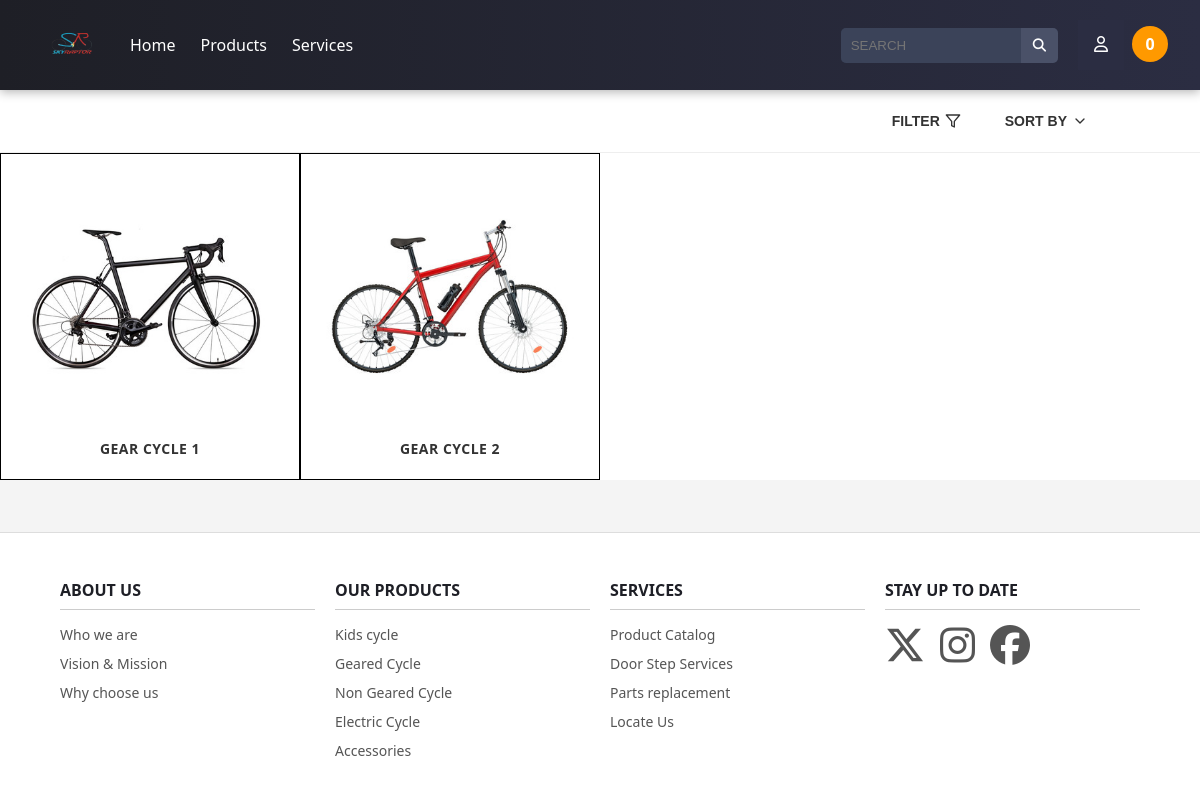
Screenshot of /category/Gear with the database file from the repository.
### skyraptor/models.py (models this page shows, shortened)
class Product(models.Model):
    name = models.CharField(max_length=255)
    description = models.TextField()
    price = models.DecimalField(max_digits=10, decimal_places=2)
    Category = models.ForeignKey(Category, on_delete=models.CASCADE, default=1)
    image = models.ImageField(upload_to='uploads/product/')

### skyraptor/views.py (the view)
# urls.py: path('category/<str:foo>', views.category, name='category'),
def category(request, foo):
    foo = foo.replace('-', ' ')
    try:
        category = Category.objects.get(name=foo)
        products = Product.objects.filter(Category=category)
        return render(request, 'html/category.html', {'products': products})
    except:
        messages.success(request, 'That category does not exist')
        return redirect('home')

### cart/cart.py (called while the page is built)
    def __len__(self):
        return len(self.cart)

### cart/context_processors.py (called while the page is built)
def cart(request):
    return {'cart': Cart(request)}

### skyraptor/templates/html/category.html (shortened to what this page needs)
{% load static %}
<!DOCTYPE html>
<html lang="en">
<head>
  <link rel="stylesheet" href="{% static 'css/category.css' %}">
</head>
<body>
  <nav class="main-nav">
    <div class="nav-left">
      <a href="#" class="logo">
        <img src="{% static 'img/logo.png' %}" alt="Logo" style="height: 50px; width: 65px">
      </a>
      <ul class="main-menu">
        <li><a href="{% url 'home' %}">Home</a></li>
        <li class="has-megamenu">
          <a href="{% url 'products' %}">Products</a>
        </li>
        <li class="has-megamenu">
          <a href="#">Services</a>
        </li>
      </ul>
    </div>
    <div class="nav-right">
      <form method="get" action="{% url 'products' %}">
        <div class="search-box">
          <input type="text" name="q" placeholder="SEARCH" value="{{ request.GET.q }}">
          <button type="submit">
            <i class="fa-solid fa-magnifying-glass"></i>
          </button>
        </div>
      </form>
      <div class="dropdown">
        <button class="dropbtn"><i class="fa-regular fa-user"></i></button>
      </div>
      <a href="{% url 'cart_summary' %}">
        <span class="cart-count" id="cart_quantity">{{ cart|length }}</span>
      </a>
    </div>
  </nav>
  <header class="product-header">
    <div class="product-controls">
      <button class="filter-button">
        FILTER
        <svg xmlns="http://www.w3.org/2000/svg" width="16" height="16" viewBox="0 0 24 24" fill="none"
          stroke="currentColor" stroke-width="2" stroke-linecap="round" stroke-linejoin="round">
          <polygon points="22 3 2 3 10 12.46 10 19 14 21 14 12.46 22 3"></polygon>
        </svg>
      </button>
      <button class="sort-button">
        SORT BY
        <svg xmlns="http://www.w3.org/2000/svg" width="16" height="16" viewBox="0 0 24 24" fill="none"
          stroke="currentColor" stroke-width="2" stroke-linecap="round" stroke-linejoin="round">
          <polyline points="6 9 12 15 18 9"></polyline>
        </svg>
      </button>
    </div>
  </header>
  <main class="product-grid">
    {% for product in products %}
    <a href="{% url 'product_view' product.id %}">
      <div class="product-card">
        <div class="product-image">
          <img src="{{ product.image.url }}">
        </div>
        <div class="product-info">
          <h3 class="product-name">{{ product.name }}</h3>
        </div>
      </div>
    </a>
    {% endfor %}
  </main>
  <footer class="main-footer">
    <div class="footer-container">
      <div class="footer-links">
        <h3>ABOUT US</h3>
        <ul>
          <li><a href="#">Who we are</a></li>
          <li><a href="#">Vision & Mission</a></li>
          <li><a href="#">Why choose us</a></li>
        </ul>
      </div>
      <div class="footer-links">
        <h3>OUR PRODUCTS</h3>
        <ul>
          <li><a href="{% url 'category' 'Kids' %}">Kids cycle</a></li>
          <li><a href="{% url 'category' 'Gear' %}">Geared Cycle</a></li>
          <li><a href="{% url 'category' 'Non-Gear' %}">Non Geared Cycle</a></li>
          <li><a href="{% url 'category' 'Electric' %}">Electric Cycle</a></li>
          <li><a href="{% url 'category' 'Accessories' %}">Accessories</a></li>
        </ul>
      </div>
      <div class="footer-links">
        <h3>SERVICES</h3>
        <ul>
          <li><a href="#">Product Catalog</a></li>
          <li><a href="#">Door Step Services</a></li>
          <li><a href="#">Parts replacement</a></li>
          <li><a href="#">Locate Us</a></li>
        </ul>
      </div>
      <div class="footer-links">
        <h3>STAY UP TO DATE</h3>
        <ul class="social-icons">
          <li><a href="https://x.com" target="_blank" aria-label="X">
              <i class="fa-brands fa-x-twitter"></i>
            </a></li>
          <li><a href="https://instagram.com" target="_blank" aria-label="Instagram">
              <i class="fa-brands fa-instagram"></i>
            </a></li>
          <li><a href="https://facebook.com" target="_blank" aria-label="Facebook">
              <i class="fa-brands fa-facebook"></i>
            </a></li>
        </ul>
      </div>
    </div>
  </footer>
</body>
</html>

### rows the page displays
Product: image (picture), name "GEAR CYCLE 1"
Product: image (picture), name "GEAR CYCLE 2"

### other values shown
{{ cart|length }} "0"
